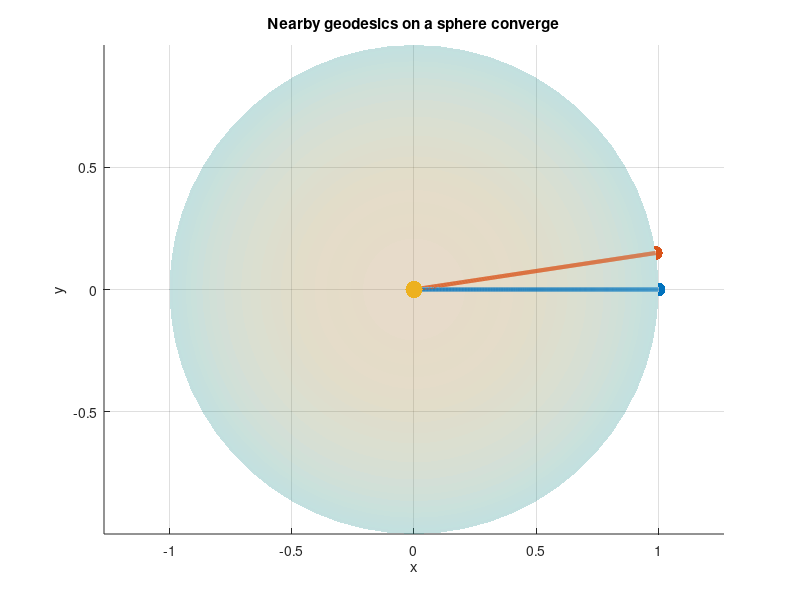
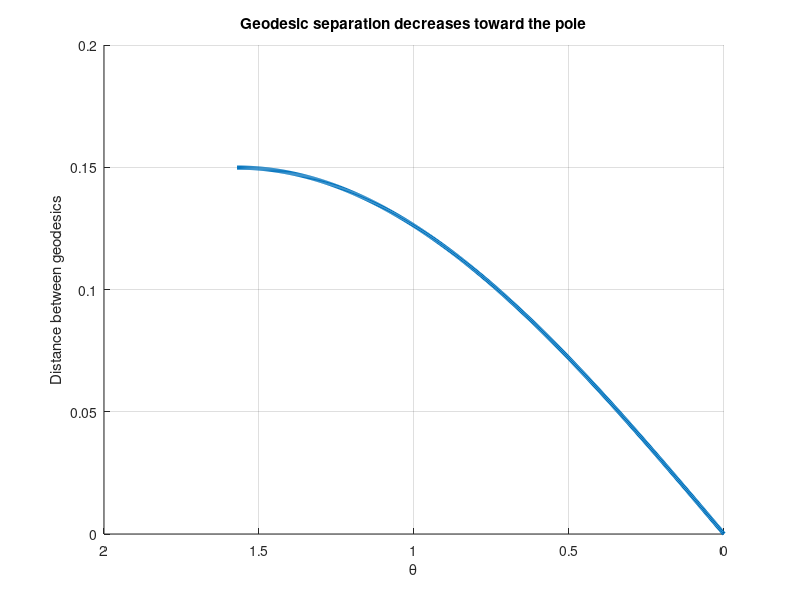

MATLAB code to generate these figures, in order:
clear; close all; clc;

%% Nearby geodesics on a unit sphere

R = 1;

% Small longitude separation
dphi = 0.15;

% Colatitude from equator to north pole
theta = linspace(pi/2, 0, 500);

% Two meridians
phi1 = zeros(size(theta));
phi2 = dphi * ones(size(theta));

% Convert spherical to Cartesian
x1 = R * sin(theta) .* cos(phi1);
y1 = R * sin(theta) .* sin(phi1);
z1 = R * cos(theta);

x2 = R * sin(theta) .* cos(phi2);
y2 = R * sin(theta) .* sin(phi2);
z2 = R * cos(theta);

% Distance between the two geodesics
dist = sqrt((x2-x1).^2 + (y2-y1).^2 + (z2-z1).^2);

%% Plot sphere and geodesics

figure; hold on; axis equal; grid on;

% Sphere surface
[X,Y,Z] = sphere(60);
surf(X,Y,Z, ...
    'FaceAlpha', 0.15, ...
    'EdgeAlpha', 0.15);

% Geodesics
plot3(x1,y1,z1,'LineWidth',3);
plot3(x2,y2,z2,'LineWidth',3);

% Start and end points
scatter3(x1(1),y1(1),z1(1),100,'filled');
scatter3(x2(1),y2(1),z2(1),100,'filled');
scatter3(0,0,1,150,'filled');

xlabel('x'); ylabel('y'); zlabel('z');
title('Nearby geodesics on a sphere converge');

%% Plot distance between geodesics

figure; hold on; grid on;

plot(theta, dist, 'LineWidth', 3);
set(gca,'XDir','reverse');

xlabel('\theta');
ylabel('Distance between geodesics');
title('Geodesic separation decreases toward the pole');
